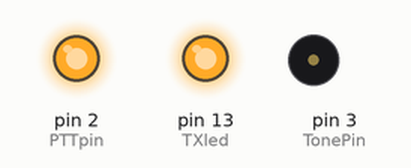
Bench run of a sketch on a simulated Arduino Nano, built with avr-gcc and run on an emulated ATmega328P. Parts: output pins drawn as LEDs (lit = HIGH), buzzer (waves = sounding).

Above: at 2.5 s.
At 26.3 s:
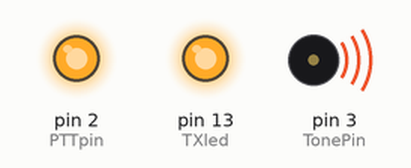
At 38.8 s:
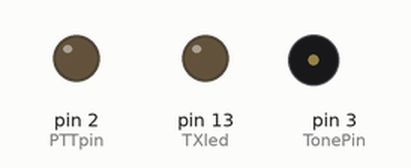
Timing chart, 0 to 50.1 s (numbered marks = the images above):
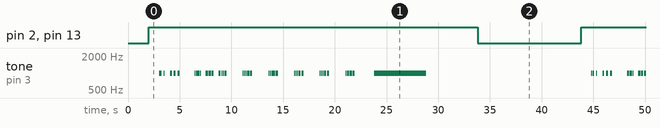

The sketch:

fox.ino
```cpp
//=================================================================
// Modified from N10MJ Nano Fox ver 1.0
// Added dual speed operations
//=================================================================
//   define the morse code for the alphabet and numbers
//=================================================================
char* letters[] = {
  ".-",     // A
  "-...",   // B
  "-.-.",   // C
  "-..",    // D
  ".",      // E
  "..-.",   // F
  "--.",    // G
  "....",   // H
  "..",     // I
  ".---",   // J
  "-.-",    // K
  ".-..",   // L
  "--",     // M
  "-.",     // N
  "---",    // O
  ".--.",   // P
  "--.-",   // Q
  ".-.",    // R
  "...",    // S
  "-",      // T
  "..-",    // U
  "...-",   // V
  ".--",    // W
  "-..-",   // X
  "-.--",   // Y
  "--.."    // Z
};

char* numbers[] = {
  "-----",   // 0
  ".----",   // 1
  "..---",   // 2
  "...--",   // 3
  "....-",   // 4
  ".....",   // 5
  "-....",   // 6
  "--...",   // 7
  "---..",   // 8
  "----."    // 9   --- end of 1st segment of borrowed code
};

int PTTpin = 2;         // Radio PTT Pin
int TonePin = 3;        // tone output pin

int TXled = 13;         // LED Pin
int frequency = 1000;   // frequency of tone

#define DOTDELAY 70
#define FASTDOTDELAY 30
#define CHARDELAY 400
#define FASTCHARDELAY 200
#define WORDDELAY 1100
#define FASTWORDDELAY 400

int dotDelay = 70;      // duration of the dot in morse code, this is also the time between the dots and dashes 70 is default
int charDelay = 400;    // duration of the wait between letters for Farsnworth method 500 is default
int wordDelay = 1100;   // duration of the wait between words for Farsnworth method 1100 is default

// the setup routine runs once when you press reset:
void setup() {
  // initialize the digital pin as an output:
  pinMode(2, OUTPUT);     // PTT Output
  pinMode(3, OUTPUT);     // Tone Output Pin
  pinMode(13, OUTPUT);    // output pin for PTT LED
  delay(2000);            // initial delay after powering on
}

// the loop routine runs over and over again forever:
void loop() {
  digitalWrite(PTTpin, HIGH);     // turn the PTTpin on (HIGH is the voltage level)
  digitalWrite(TXled, HIGH);      // turn the PTTpin on (HIGH is the voltage level)
  delay(1000);                    // dead key for 1 sec before CWID

  SendText("DE ISM", 1);        //Ident
  delay(1000);                    // dead key for 1 sec before fox beacon

  SendText("FOX 3 3 3 3 3", 0);          // Fox message that will be sent
  delay(1000);                    // wait for a second

  tone(TonePin, frequency);
  delay(5000);                    // send 5 sec tone with tone

  noTone(TonePin);
  delay(5000);                    // 5 seconds transmit w/o tone

  digitalWrite(PTTpin, LOW);      // turn the PTTpin off by making the voltage LOW
  digitalWrite(TXled, LOW);       // turn the PTTpin off by making the voltage LOW
  delay(10000);                   // delay before next TX cycle 1000 = 1 sec
}
//=================================================================
//
// Input: Character Array of Dots and Dashes to be sent
//
// Description:
//      This function takes as input an array or "." and "-" and
//      calls dotOrDash for each item in the array.
//
//      At the end of the sequence, there is a delay of 3 times
//      the dot duration.
//
//=================================================================

void morseCodeSequence(const char* sequence, char speed)
{
   int i = 0;

   // Loop for each element in the array
   while (sequence[i] != 0)
   {
      dotOrDash(sequence[i], speed);     // Send out the dot or dash
       i++;                        // Increment to the next element in the array
   }
   if(speed == 0){
   delay(CHARDELAY);            // gap between letters
   }else{
    delay(FASTCHARDELAY);
   }
}
//=================================================================
// Function: SendText
// Input: Character Array of text in English
// Description:
//      This function takes text as input and sends Morse code for each letter.
//      There then is a pause after each letter.
//=================================================================

void SendText(const char* MorseCodeLetters, char speed)
{
   int i = 0;
   char ch;

   // Loop for each element in the array
   while (MorseCodeLetters[i] != 0)
   {
    ch = MorseCodeLetters[i];
    // Is it lowercase letter?
    if (ch >= 'a' && ch <= 'z')
    {
      morseCodeSequence(letters[ch - 'a'], speed);
    }
    else if (ch >= 'A' && ch <= 'Z')    // Uppercase Letter
    {
      morseCodeSequence(letters[ch - 'A'], speed);
    }
    else if (ch >= '0' && ch <= '9')    // Number
    {
      morseCodeSequence(numbers[ch - '0'], speed);
    }
    else if (ch == ' ')                // Space (wait for 4 times dotDelay
    {
      if(speed == 0){
       delay(WORDDELAY);      // gap between words
      }else{
        delay(FASTWORDDELAY);
      }
    }
    else {
    }
    i++;         // Increment to the next element in the array
   }
      if(speed == 0){
        delay(CHARDELAY);            // gap between letters
      }else{
        delay(FASTCHARDELAY);
      }
}

//=================================================================
// Function: dorOrDash
// Input: Character that should be either a dot or a dash
// Description:
//      This function first turns on the output then looks to see
//      if the character is a "." and if so delays the dotDelay.
//      If the character is not a "." then the routine assumes it
//      is a "-" and keep the output high for 3 times the length of
//      dotDelay.  This could be improved by making sure the
//      character is a "-" but for most cases it would not matter.
//      After the delay time the pin is taken low turning off the
//      tone.
//      Then it delays for one dotDelay time so the dots and dashes
//      do not run together.
//=================================================================

void dotOrDash(const char dotOrDash, char speed)
{
  tone(TonePin, frequency);
  if (dotOrDash == '.')
  {
    if(speed == 0){
    delay(DOTDELAY);
    }else{
      delay(FASTDOTDELAY);
    }
  }
  else // must be a -
  {
    if(speed == 0){
      delay(DOTDELAY * 3);
    }else{
      delay(FASTDOTDELAY *3);
    }
  }
  noTone(TonePin);
  if(speed == 0){
    delay(DOTDELAY); // gap between flashes
  }else{
    delay(FASTDOTDELAY);
  }
}
```

Measured:
- by itself, pin 2 (PTTpin), pin 13 (TXled): alternates HIGH for 31.8 s and LOW for 10.0 s
- by itself, tone on pin 3 (TonePin): plays 1000 Hz for 0.09 s, 1000 Hz for 0.03 s, 1000 Hz for 0.03 s, 1000 Hz for 0.03 s, 1000 Hz for 0.03 s, 1000 Hz for 0.03 s … (152 notes in this stretch)
